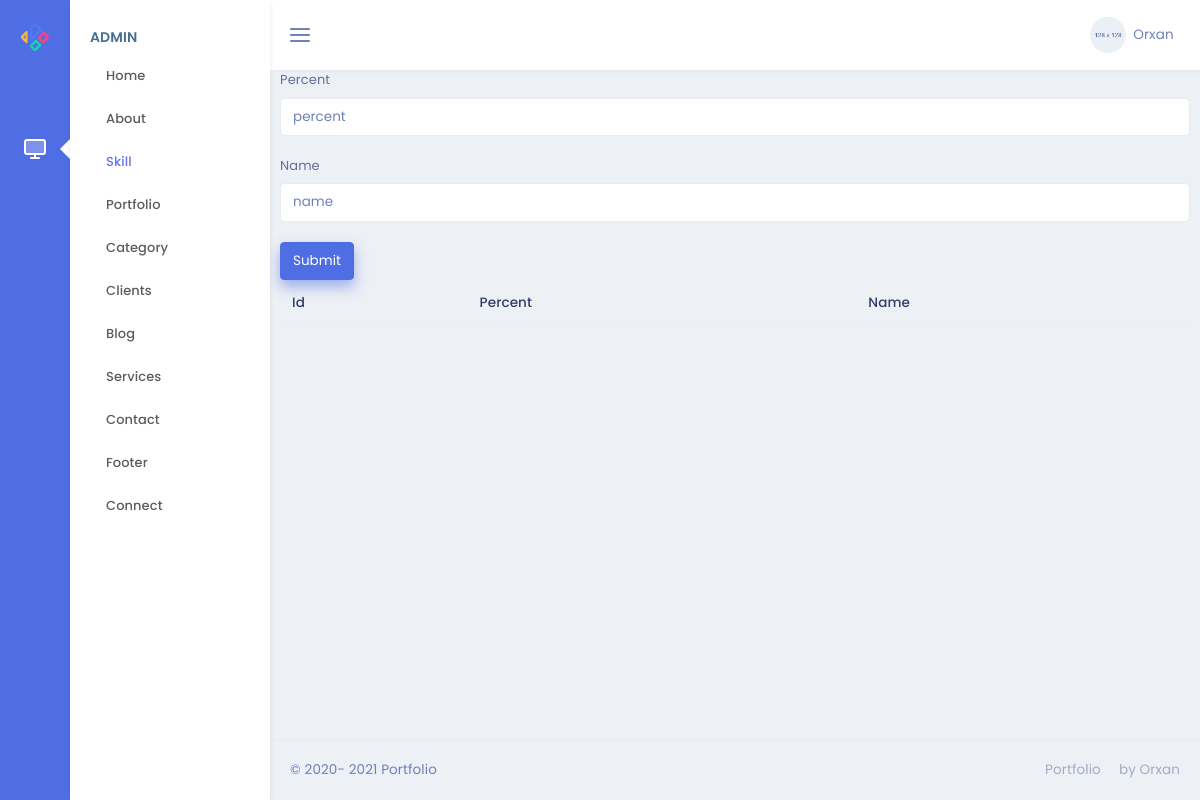
Before: /admin/skill with the older database file.
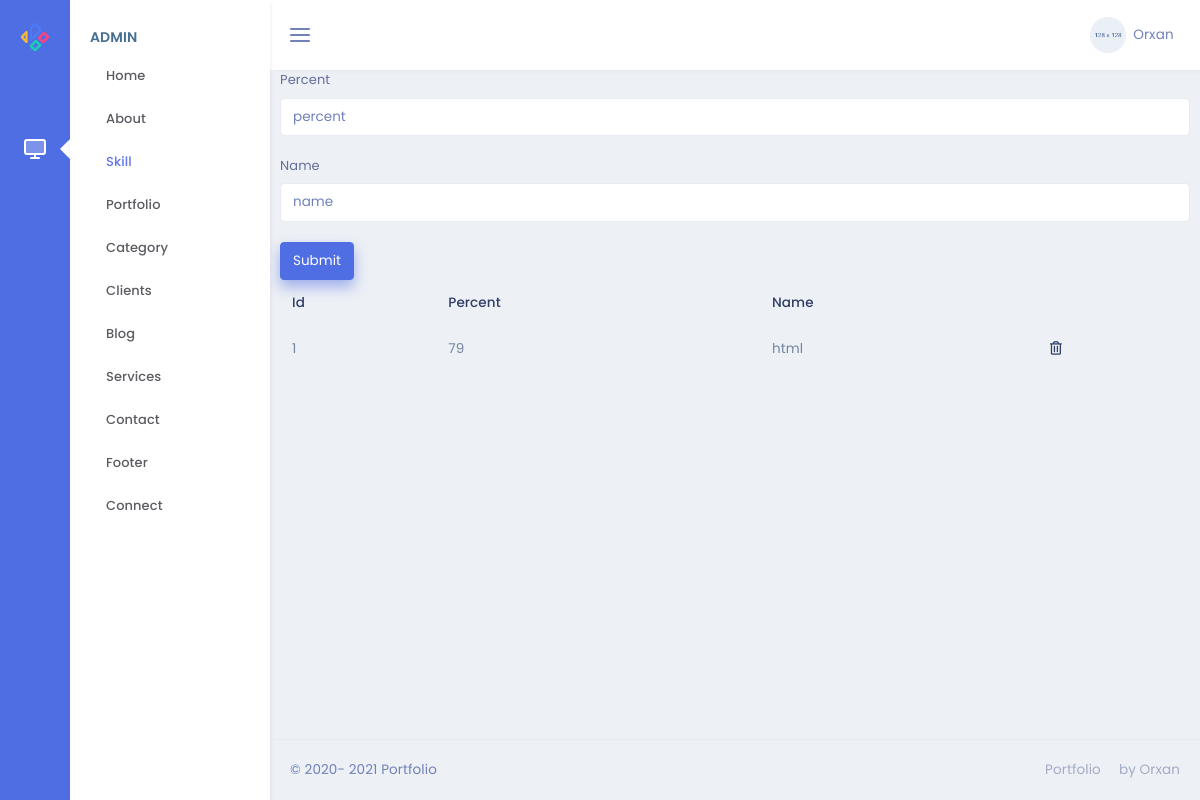
After: the same page with the newer database file.
### models.py (models this page shows)
class Skill(db.Model):
    id=db.Column(db.Integer,primary_key=True)
    percent=db.Column(db.Integer,nullable=False)
    name=db.Column(db.String(50),nullable=False)
    abouts = db.relationship('About',backref='skill',lazy=True)

### admin/routes.py (the view)
@admin.route('/skill' , methods=["GET","POST"])
def skillspage():
    skl=Skill.query.all()
    if request.method == "POST":
        skl=Skill(percent=request.form["percent"], name=request.form["name"])
        db.session.add(skl)
        db.session.commit()
        return redirect('/admin/skill')
    return render_template('/admin/Skill/skill.html',skl=skl)

### admin/templates/admin/Skill/skill.html
{% extends "admin/base.html" %}
{% block content %}
<form action="/admin/skill" method="POST"  enctype="multipart/form-data">
    <div class="form-group">
        <label for="percent">Percent</label>
        <input type="percent" class="form-control" name="percent" id="percent" placeholder="percent" >
    </div>
    <div class="form-group">
        <label for="name">Name</label>
        <input type="name" class="form-control" name="name" id="name" placeholder="name">
    </div>
    <button type="submit" class="btn btn-primary">Submit</button>
</form>
<table class="table">
    <thead>
        <tr>
            <th scope="col">Id</th>
            <th scope="col">Percent</th>
            <th scope="col">Name</th>
        </tr>
    </thead>
    <tbody>
        {% for i in skl %}
        <tr>
            <td>{{i.id}}</td>
            <td>{{i.percent}}</td>
            <td>{{i.name}}</td>
            <td><a href="/admin/skill/{{i.id}}" > <i class="far fa-trash-alt"></i></a></td>
        </tr>
        {% endfor %}
    </tbody>
</table>
{% endblock %}

Changed rows visible on the page:
added Skill: id "1", percent "79", name "html"
